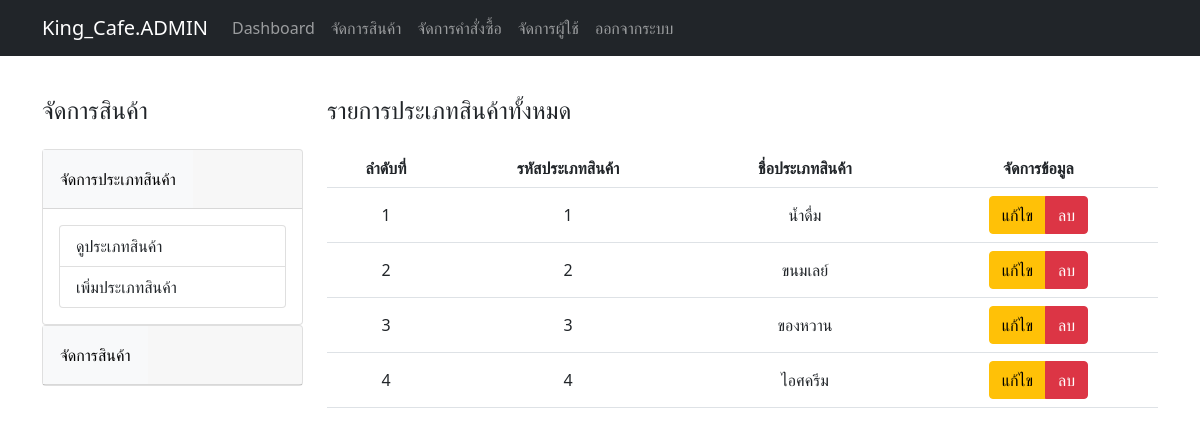
Screenshot of /admin/view_cat.php (signed in) with the database file from the repository.
### tables this page shows
CREATE TABLE `categories` (
  `cat_id` int(11) NOT NULL,
  `cat_name` varchar(99) NOT NULL
);

### admin/view_cat.php (the view, shortened to what this page needs)
<?php
    include 'assets/php/connect.php';
    ?>
<html>
<head>
    <link rel="stylesheet" href="https://stackpath.bootstrapcdn.com/bootstrap/5.0.0-alpha2/css/bootstrap.min.css">
</head>
<body>
<?php require_once 'assets/navbar.php'?>
<div class="container">
    <div class="row">
        <div class="col-lg-3">
            <h4 class="my-4" style="margin-top:6.0rem!important;">จัดการสินค้า</h4>
            <div class="accordion" id="accordionExample">
                <div class="card">
                    <div class="card-header p-0" id="headingOne">
                        <h2 class="mb-0">
                            <button class="btn btn-light btn-block text-left p-3 rounded-0" type="button" data-toggle="collapse" data-target="#collapseOne" aria-expanded="true" aria-controls="collapseOne">
                                จัดการประเภทสินค้า
                            </button>
                        </h2>
                    </div>
                    <div id="collapseOne" class="collapse show" aria-labelledby="headingOne" data-parent="#accordionExample">
                        <div class="card-body">
                            <div class="list-group">
                                <a href="view_cat.php" class="list-group-item">ดูประเภทสินค้า</a>
                                <a href="add_cat.php" class="list-group-item">เพิ่มประเภทสินค้า</a>
                            </div>
                        </div>
                    </div>
                </div>
                <div class="card">
                    <div class="card-header p-0" id="headingTwo">
                        <h2 class="mb-0">
                            <button class="btn btn-light btn-block text-left collapsed p-3 rounded-0" type="button" data-toggle="collapse" data-target="#collapseTwo" aria-expanded="false" aria-controls="collapseTwo">
                                จัดการสินค้า
                            </button>
                        </h2>
                    </div>
                </div>
            </div>
        </div>
        <div class="col-lg-9">
            <h4 class="my-4" style="margin-top:6.0rem!important;">รายการประเภทสินค้าทั้งหมด</h4>
            <table class="table table-hover">
                <tr align="center">
                    <th>ลำดับที่</th>
                    <th>รหัสประเภทสินค้า</th>
                    <th>ชื่อประเภทสินค้า</th>
                    <th>จัดการข้อมูล</th>
                </tr>
                <?php
                $sql = "select * from categories";
                $qty = $con->query($sql);
                $i = 1;
                while($rs = $qty->fetch_assoc()):
                ?>
                <tr align="center" valign="middle">
                    <td><?php echo $i; ?></td>
                    <td><?php echo $rs['cat_id']?></td>
                    <td><?php echo $rs['cat_name']?></td>
                    <td>
                        <div class="btn-toolbar" role="toolbar" aria-label="Toolbar with button groups" style="justify-content: center;">
                            <div class="btn-group mr-2" role="group" aria-label="First group" style="text-align: center">
                                <a href="edit_cat.php?ct=<?php echo $rs['cat_id'] ?>" class="btn btn-warning">แก้ไข</a>
                                <a href="assets/php/del_cat.php?cat_id=<?php echo $rs['cat_id'] ?>" class="btn btn-danger">ลบ</a>
                            </div>
                        </div>
                    </td>
                </tr>
                <?php
                $i++;
                endwhile;
                ?>
            </table>
        </div>
    </div>
</div>
</body>
</html>

### rows the page displays
categories: cat_id "1", cat_name "น้ำดื่ม"
categories: cat_id "2", cat_name "ขนมเลย์"
categories: cat_id "3", cat_name "ของหวาน"
categories: cat_id "4", cat_name "ไอศครีม"
